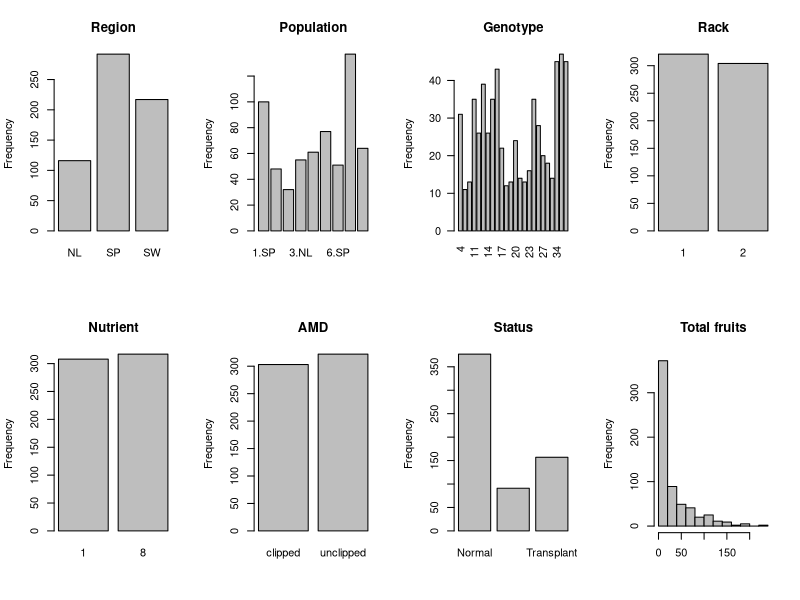
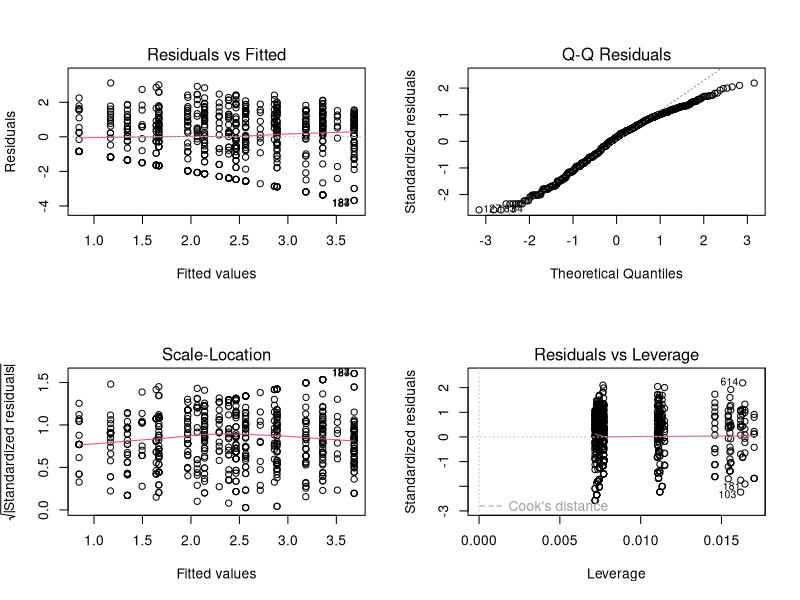
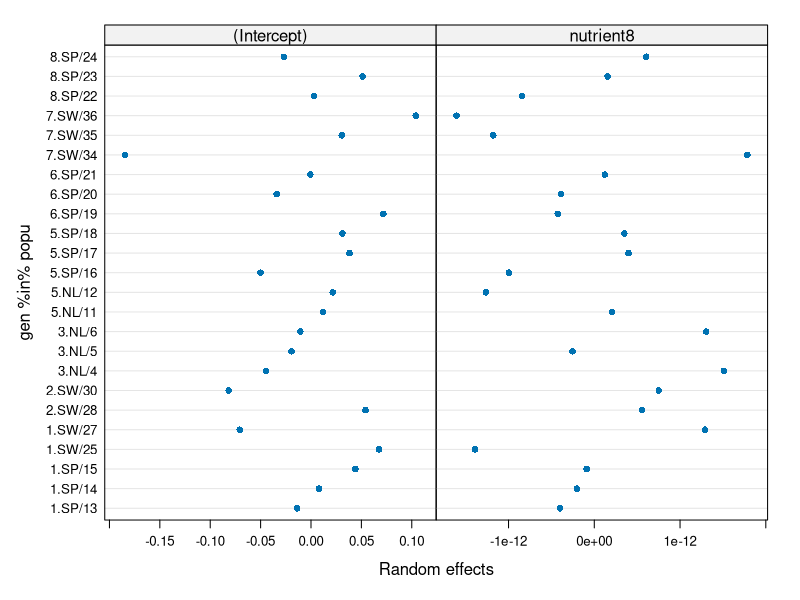
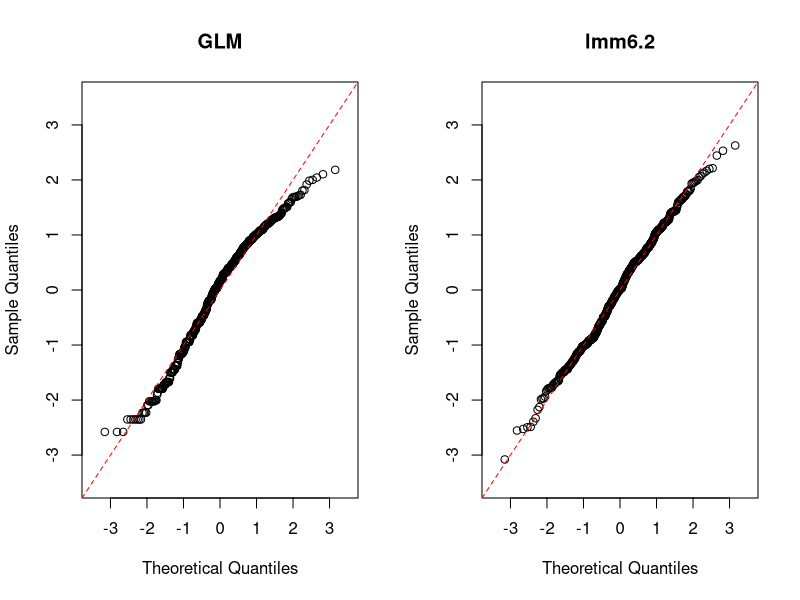

Write the R code that produced these figures, in order.
# Linear mixed-effect models in R

# Install (if necessary) and load nlme and lme4
library(nlme)
library(lme4)
# Load dataset, inspect size and additional info
data(Arabidopsis)
dim(Arabidopsis) # 625 observations, 8 variables
?Arabidopsis
attach(Arabidopsis)

# Overview of the variables
par(mfrow = c(2,4))
barplot(table(reg), ylab = "Frequency", main = "Region")
barplot(table(popu), ylab = "Frequency", main = "Population")
barplot(table(gen), ylab = "Frequency", las = 2, main = "Genotype")
barplot(table(rack), ylab = "Frequency", main = "Rack")
barplot(table(nutrient), ylab = "Frequency", main = "Nutrient")
barplot(table(amd), ylab = "Frequency", main = "AMD")
barplot(table(status), ylab = "Frequency", main = "Status")
hist(total.fruits, col = "grey", main = "Total fruits", xlab = NULL)


# Transform the three factor variables gen, rack and nutrient
Arabidopsis[,c("gen","rack","nutrient")] <- lapply(Arabidopsis[,c("gen","rack","nutrient")], factor)
str(Arabidopsis)
# Re-attach after correction, ignore warnings
attach(Arabidopsis)
# Add 1 to total fruits, otherwise log of 0 will prompt error
total.fruits <- log(1 + total.fruits)

# gen x popu table
table(gen, popu)
# Any NAs?
any(is.na(Arabidopsis)) # FALSE


LM <- lm(total.fruits ~ rack + nutrient + amd + status)
summary(LM)
par(mfrow = c(2,2))
plot(LM)

GLM <- gls(total.fruits ~ rack + nutrient + amd + status,
           method = "ML")
summary(GLM)



lmm1 <- lme(total.fruits ~ rack + nutrient + amd + status,
            random = ~1|reg, method = "ML")
lmm2 <- lme(total.fruits ~ rack + nutrient + amd + status,
            random = ~1|popu, method = "ML")
lmm3 <- lme(total.fruits ~ rack + nutrient + amd + status,
            random = ~1|gen, method = "ML")
lmm4 <- lme(total.fruits ~ rack + nutrient + amd + status,
            random = ~1|reg/popu, method = "ML")
lmm5 <- lme(total.fruits ~ rack + nutrient + amd + status,
            random = ~1|reg/gen, method = "ML")
lmm6 <- lme(total.fruits ~ rack + nutrient + amd + status,
            random = ~1|popu/gen, method = "ML")
lmm7 <- lme(total.fruits ~ rack + nutrient + amd + status,
            random = ~1|reg/popu/gen, method = "ML")
anova(GLM, lmm1, lmm2, lmm3, lmm4, lmm5, lmm6, lmm7)



# Set optimization pars
ctrl <- lmeControl(opt="optim")
lmm6.2 <- update(lmm6, .~., random = ~nutrient|popu/gen, control = ctrl)
lmm7.2 <- update(lmm7, .~., random = ~nutrient|reg/popu/gen, control = ctrl)
anova(lmm6, lmm6.2, lmm7, lmm7.2) # both models improved
anova(lmm6.2, lmm7.2) # similar fit; lmm6.2 more parsimonious
summary(lmm6.2)


plot(ranef(lmm6.2, level = 2))


# QQ plots (drawn to the same scale!)
par(mfrow = c(1,2))
lims <- c(-3.5,3.5)
qqnorm(resid(GLM, type = "normalized"),
       xlim = lims, ylim = lims,main = "GLM")
abline(0,1, col = "red", lty = 2)
qqnorm(resid(lmm6.2, type = "normalized"),
       xlim = lims, ylim = lims, main = "lmm6.2")
abline(0,1, col = "red", lty = 2)
